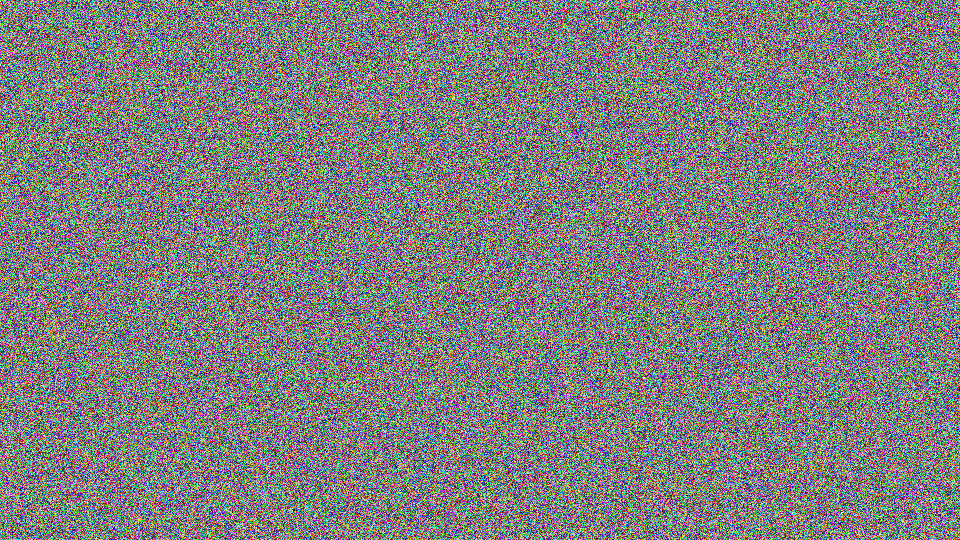
#> input picture Aula09/render_cg.png, 960 x 540 px
$ python code2.py
#> lines starting #> are read from the running program, lines starting #| are printed output that depends on the picture
import cv2
import numpy as np

img = cv2.imread("render_cg.png")
#> img is the input picture: shape (540, 960, 3); mean B, G, R 127, 127, 127

if img is None:
 img = np.random.randint(0, 255, (540, 960, 3), dtype=np.uint8)
 cv2.imwrite("render_cg.png", img)
 img = cv2.imread("render_cg.png")

print(f"Shape: {img.shape}")
#| Shape: (540, 960, 3)
print(f"Dtype: {img.dtype}")
#| Dtype: uint8
print(f"Min/Max: {img.min()}/{img.max()}")
#| Min/Max: 0/254

recorte = img[100:300, 200:500]
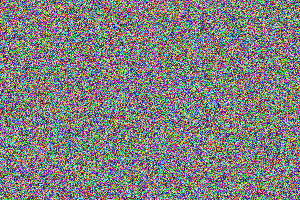
#> recorte: shape (200, 300, 3); mean B, G, R 126.6, 127.1, 127.3
cv2.imwrite("crop.png", recorte)

pequena = cv2.resize(img, (320, 180))
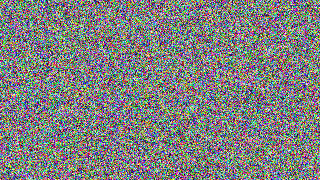
#> pequena: shape (180, 320, 3); mean B, G, R 126.9, 127.3, 126.7
grande = cv2.resize(img, (1920, 1080), interpolation=cv2.INTER_CUBIC)
cv2.imwrite("pequena.png", pequena)


flip_h = cv2.flip(img, 1)
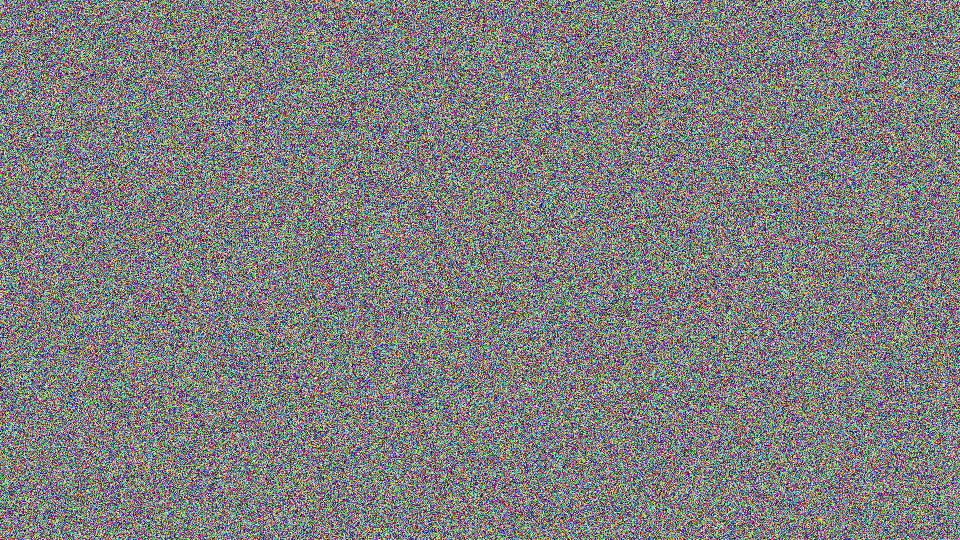
#> flip_h: shape (540, 960, 3); mean B, G, R 127, 127, 127

cinza = cv2.cvtColor(img, cv2.COLOR_BGR2GRAY)
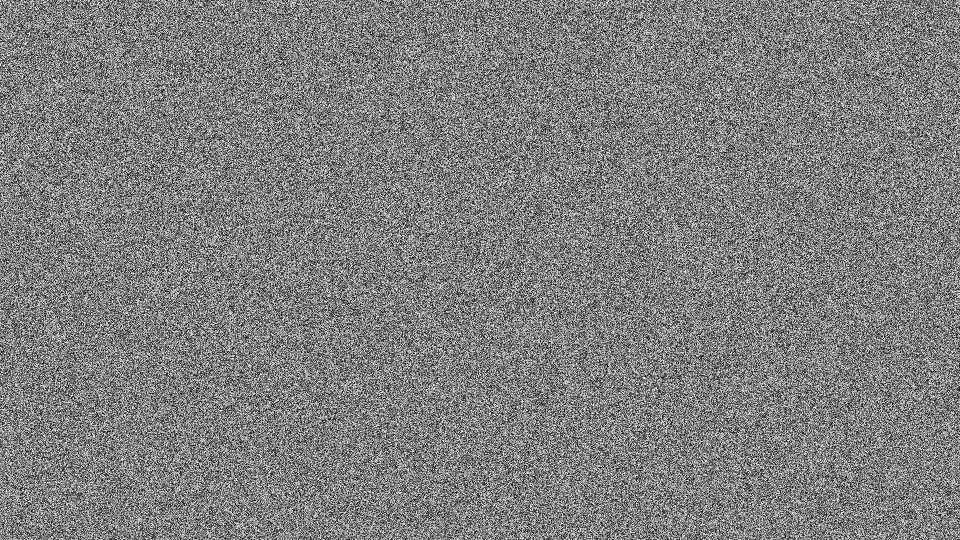
#> cinza: shape (540, 960); min 1, max 253, mean 127
hsv = cv2.cvtColor(img, cv2.COLOR_BGR2HSV)
#> hsv: shape (540, 960, 3); mean H, S, V 89.5, 170.5, 190.8
rgb = cv2.cvtColor(img, cv2.COLOR_BGR2RGB)

print(f"\nCinza shape: {cinza.shape}")
#| Cinza shape: (540, 960)
print(f"HSV shape: {hsv.shape}")
#| HSV shape: (540, 960, 3)

for i, canal in enumerate(['Azul (B)', 'Verde (G)', 'Vermelho (R)']):
 hist = cv2.calcHist([img], [i], None, [256], [0, 256])
 print(f"Canal {canal}: máx={hist.max():.0f} no valor={hist.argmax()}")
#> this loop made 3 passes
#| Canal Azul (B): máx=2165 no valor=50
#| Canal Verde (G): máx=2164 no valor=111
#| Canal Vermelho (R): máx=2155 no valor=142
